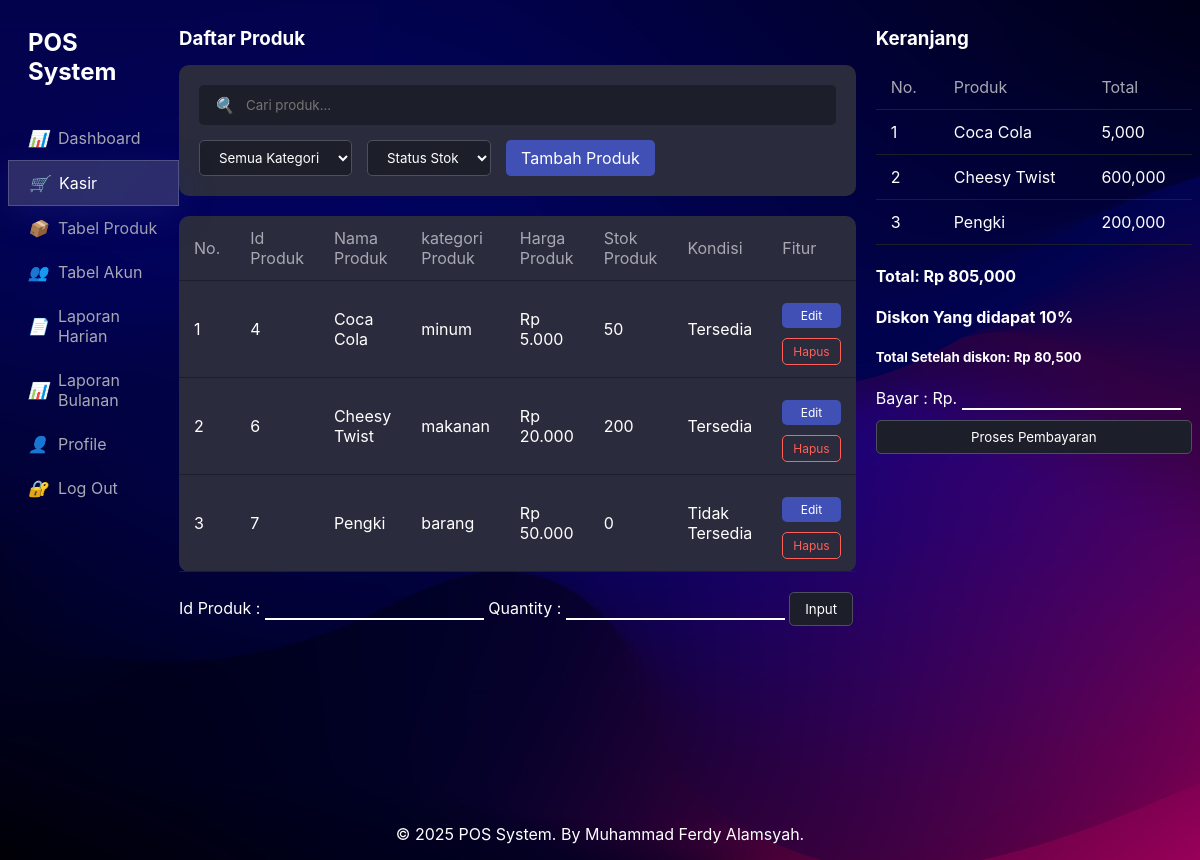
The page /App/view/Kasir.php (signed in) on the database its author committed.
### tables this page shows
CREATE TABLE `produk` (
  `id_produk` int(50) NOT NULL,
  `nama_produk` varchar(255) NOT NULL,
  `kategori` enum('makanan','minum','barang') NOT NULL,
  `harga` decimal(10,2) NOT NULL,
  `stok` int(11) NOT NULL,
  `status` varchar(255) NOT NULL
);

CREATE TABLE `penjualan` (
  `id_penjualan` int(50) NOT NULL,
  `jumlah` int(12) NOT NULL,
  `tanggal_penjualan` timestamp NOT NULL DEFAULT current_timestamp() ON UPDATE current_timestamp(),
  `total_harga` decimal(10,2) NOT NULL
);

### App/view/Component/tableProduk.php (the view)
<?php
if (isset($_GET['kategori']) && isset($_GET['search'])) {
    if ($_GET['kategori'] != '' && $_GET['search'] != '') {
        $filter = "SELECT * FROM produk WHERE kategori = '$_GET[kategori]' AND (nama_produk LIKE %$_GET[search]%) ";
    }
    if ($_GET['kategori'] != '') {
        $filter = "SELECT * FROM produk WHERE kategori = '$_GET[kategori]'";
    }
    if ($_GET['search'] != '') {
        $filter = "SELECT * FROM produk WHERE nama_produk LIKE %$_GET[search]%";
    }
    else{
        $filter = "SELECT * FROM produk";
    }
} else {
    $filter = "SELECT * FROM produk";
}
$sql = mysqli_query($conn, $filter);
?>
<table class="table-container">
    <thead>
        <tr>
            <th>No.</th>
            <th>Id Produk</th>
            <th>Nama Produk</th>
            <th>kategori Produk</th>
            <th>Harga Produk</th>
            <th>Stok Produk</th>
            <th>Kondisi</th>
            <th>Fitur</th>
        </tr>
    </thead>
    <tbody>
        <?php $no = 1;
        while ($row = mysqli_fetch_assoc($sql)) { ?>
            <tr>
                <td><?= $no++ ?></td>
                <td><?= $row['id_produk'] ?></td>
                <td><?= $row['nama_produk'] ?></td>
                <td><?= $row['kategori'] ?></td>
                <td>Rp <?= number_format($row['harga'], 0, ',', '.') ?></td>
                <td><?= $row['stok'] ?></td>
                <td><?= $row['status'] ?></td>
                <td style="display: flex;flex-direction:column;" >
                    <a class="btn-edit href=" update_produk.php?id=<?= $row['id_produk'] ?>">Edit</a>
                    <a class="btn-delete" href="../controller/crud.php?id=<?= $row['id_produk'] ?>">Hapus</a>
                </td>
            </tr>
        <?php } ?>
    </tbody>
</table>

### App/view/Component/header.php (shortened to what this page needs)
<!DOCTYPE html>
<html lang="en">
<head>
    <link rel="stylesheet" href="../../public/css/style.css">
</head>
<body>

### App/view/kasir.php (shortened to what this page needs)
<?php include 'Component/header.php'; ?>
<?php
$query = mysqli_query($conn, "SELECT * FROM penjualan");
?>
<div class="glass-contain">
    <?php include 'Component/sidebar.php'; ?>
    <div class="glass-container">
    <div style="display: grid; grid-template-columns: 2fr 1fr; gap: 20px;">
        <div class="glass-container" style="margin: 0;">
            <h3 style="margin-bottom: 15px;">Daftar Produk</h3>
            <div style="margin-bottom: 15px;">
                <?php include 'Component/filterProduk.php' ?>
            </div>
            <div style="max-height: 400px; overflow-y: auto;">
                <?php include 'Component/tableproduk.php' ?>
            </div>
        </div>
        <div class="glass-container" style="margin: 0;">
            <h3 style="margin-bottom: 15px;">Keranjang</h3>
            <div style="max-height: 300px; overflow-y: auto; margin-bottom: 20px;">
                <table class="macos-table">
                    <thead>
                        <tr>
                            <th>No.</th>
                            <th>Produk</th>
                            <th>Total</th>
                        </tr>
                    </thead>
                    <tbody>
                        <?php $no = 1;
                        while ($row = mysqli_fetch_assoc($query)) {
                            $produk = mysqli_query($conn, "SELECT * FROM produk WHERE id_produk = '$row[id_penjualan]'");
                            $row_produk = mysqli_fetch_assoc($produk);
                        ?>
                            <tr>
                                <td><?= $no++ ?></td>
                                <td><?= $row_produk['nama_produk'] ?></td>
                                <td><?= number_format($row['total_harga']) ?></td>
                            </tr>
                        <?php } ?>
                    </tbody>
                </table>
            </div>
            <div style="margin-bottom: 15px;">
                <?php
                $query = mysqli_query($conn, "SELECT SUM(total_harga) AS total FROM penjualan");
                $row = mysqli_fetch_assoc($query);
                ?>
                <h4>Total: Rp <?= number_format($row['total']) ?></h4>
                <?php
                if ($row['total'] > 10000) {
                    $diskon = "10%";
                    $total = $row['total'] * 0.1;
                    echo "<h4> Diskon Yang didapat  $diskon </h4>";
                    echo "<h5>Total Setelah diskon: Rp " . number_format($total)  . "</h5>";
                }
                ?>
            </div>
            <form action="" method="post">
                <label for="bayar">Bayar : Rp. </label>
                <input id="bayar" style="border:none; border-bottom: 2px solid white; background-color: transparent; outline: none; color: white;" type="number" name="bayar">
                <button class="macos-button" style="margin-top:10px; width: 100%;" name="bayar_in">Proses Pembayaran</button>
            </form>
        </div>
        <div class="glass-container" style="margin: 0;">
            <?php include 'Component/inputan.php'; ?>
        </div>
    </div>
</div>
</div>
<?php include 'Component/foother.php'; ?>

### App/view/Component/sidebar.php
<div class="sidebar">
    <div class="logo-container">
        <div class="logo">POS System</div>
    </div>
    <a href="dashboard.php" class="menu-item <?= basename($_SERVER['PHP_SELF']) == 'dashboard.php' ? 'active' : '' ?>">
        <i>📊</i> Dashboard
    </a>
    <a href="Kasir.php" class="menu-item <?= basename($_SERVER['PHP_SELF']) == 'kasir.php' ? 'active' : '' ?>">
        <i>🛒</i> Kasir
    </a>
    <a href="tabel_produk.php" class="menu-item <?= basename($_SERVER['PHP_SELF']) == 'tabel_produk.php' ? 'active' : '' ?>">
        <i>📦</i> Tabel Produk
    </a>
    <a href="tabel_akun.php" class="menu-item <?= basename($_SERVER['PHP_SELF']) == 'tabel_akun.php' ? 'active' : '' ?>">
        <i>👥</i> Tabel Akun
    </a>
    <a href="laporan_harian.php" class="menu-item <?= basename($_SERVER['PHP_SELF']) == 'laporan_harian.php' ? 'active' : '' ?>">
        <i>📄</i> Laporan Harian
    </a>
    <a href="laporan_bulanan.php" class="menu-item <?= basename($_SERVER['PHP_SELF']) == 'laporan_bulanan.php' ? 'active' : '' ?>">
        <i>📊</i> Laporan Bulanan
    </a>
    <a href="profile.php" class="menu-item <?= basename($_SERVER['PHP_SELF']) == 'profile.php' ? 'active' : '' ?>">
        <i>👤</i> Profile
    </a>
    <a href="../controller/logout.php" class="menu-item <?= basename($_SERVER['PHP_SELF']) == 'logout.php' ? 'active' : '' ?>">
        <i>🔐</i> Log Out
    </a>
</div>

### App/view/Component/filterProduk.php (shortened to what this page needs)
<div class="controls">
    <div class="search-box">
        <i>🔍</i>
        <input type="text" placeholder="Cari produk...">
    </div>
    <div class="filter-row">
        <select>
            <option value="">Semua Kategori</option>
        </select>
        <select>
            <option value="">Status Stok</option>
        </select>
        <a href="add_produk.php">Tambah Produk</a>
    </div>
</div>

### App/view/Component/inputan.php
<form class="input" action="../controller/tambah_keranjang.php" method="post">
    <label for="id_produk">Id Produk : </label>
    <input style="border:none; border-bottom: 2px solid white; background-color: transparent; outline: none; color: white;" name="id_produk" type="number">
    <label for="quantity">Quantity : </label>
    <input style="border:none; border-bottom: 2px solid white; background-color: transparent; outline: none; color: white;" name="quantity" type="number">
    <button name="input" type="submit">Input</button>
</form>

### App/view/Component/foother.php
    <footer class="glass-container" style="margin-top: auto; text-align: center;">
        <p>&copy; <?php echo date('Y'); ?> POS System. By Muhammad Ferdy Alamsyah.</p>
    </footer>
</body>
</html>

### Public/CSS/style.css (style rules this page uses)
* { box-sizing: border-box; font-family: -apple-system, BlinkMacSystemFont, "Segoe UI", Roboto, Oxygen, Ubuntu, Cantarell, "Open Sans", "Helvetica Neue", sans-serif; }
body { background-image: url(../image/wallpaperflare.com_wallpaper.jpg); color: white; min-height: 100vh; }
.glass-contain { display: flex; min-height: 100vh; }
.sidebar { width: 240px; background-color: transparent; padding: 20px 0; border-right: 1px solidrgb(213, 213, 213); height: 100vh; }
.logo-container { padding: 0 20px; margin-bottom: 30px; }
.logo { font-size: 24px; font-weight: bold; color: white; }
.menu-item { padding: 12px 20px; display: flex; align-items: center; color: #a8a8b3; text-decoration: none; transition: 0.3s; }
.menu-item:hover, .menu-item.active { background: rgba(172, 172, 172, 0.25); box-shadow: 0 8px 32px 0 rgba(31, 38, 135, 0.37); backdrop-filter: blur(4px); -webkit-backdrop-filter: blur(4px); border: 1px solid rgba(255, 255, 255, 0.18); color: white; }
.menu-item i { margin-right: 10px; }
.controls { background-color: #2a2c3d; padding: 20px; border-radius: 10px; margin-bottom: 20px; }
.search-box { display: flex; align-items: center; background-color: #1c1e2a; padding: 10px 15px; border-radius: 5px; margin-bottom: 15px; }
.search-box input { background: none; border: none; color: white; width: 100%; outline: none; margin-left: 10px; }
.filter-row { display: flex; gap: 15px; }
select, button { padding: 8px 15px; border-radius: 5px; border: 1px solid #4d4f5e; background-color: #1c1e2a; color: white; cursor: pointer; }
.filter-row a { background-color: #4050b5; text-decoration: none; display: flex; align-items: center; border: none; padding: 8px 15px; border-radius: 5px; color: white; height: 100%; }
.table-container { background-color: #2a2c3d; padding: 20px; border-radius: 10px; overflow-x: auto; }
table { width: 100%; border-collapse: collapse; }
th, td { padding: 12px 15px; text-align: left; border-bottom: 1px solid #1c1e2a; }
td a { margin-top:10px }
th { color: #a8a8b3; font-weight: normal; }
.btn-edit, .btn-delete { padding: 5px 10px; border-radius: 5px; cursor: pointer; font-size: 12px; text-align:center; text-decoration: none }
.btn-edit { background-color: #4050b5; }
.btn-delete { background-color: transparent; border: 1px solid #ff5f57; color: #ff5f57; }

### rows shown on the page
produk: id_produk "4", nama_produk "Coca Cola", kategori "minum", harga "5.000", stok "50", status "Tersedia"
produk: id_produk "6", nama_produk "Cheesy Twist", kategori "makanan", harga "20.000", stok "200", status "Tersedia"
produk: id_produk "7", nama_produk "Pengki", kategori "barang", harga "50.000", stok "0", status "Tidak Tersedia"
penjualan: produk.nama_produk "Coca Cola", total_harga "5,000"
penjualan: produk.nama_produk "Cheesy Twist", total_harga "600,000"
penjualan: produk.nama_produk "Pengki", total_harga "200,000"

### other values the page prints
$row['total'] "805,000"
$diskon "10%"
$total "80,500"
